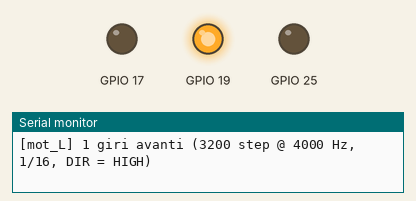
This sketch was run on a simulated ESP32. Shown: output pins drawn as LEDs (lit = HIGH), the last lines printed to the serial monitor. Pins used as bus, display or sensor lines are not drawn.

Above: at 1.2 s.
At 4.1 s:
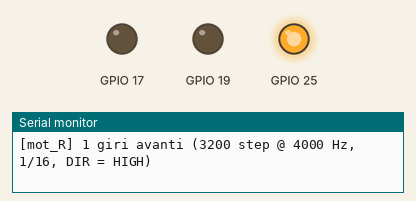
At 7.1 s:
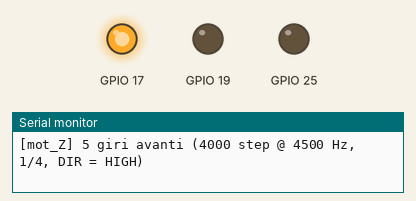
At 8.9 s:
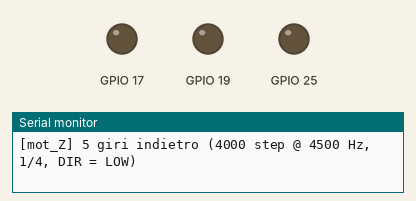
Timing chart, 0 to 12.5 s (numbered marks = the images above):
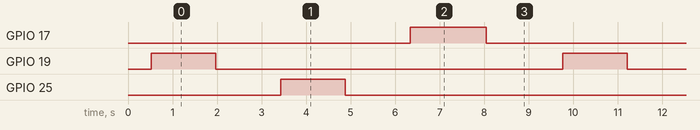

The sketch:

stepper.ino
```cpp
// Test controllo 3 motori stepper NEMA 17 (17HS19) con driver A4988 su ESP32
// Cablaggio e microstepping:
//   mot_L -> DIR: G19, STEP: G18 (1/16: MS1, MS2, MS3 = HIGH)
//   mot_R -> DIR: G25, STEP: G32 (1/16: MS1, MS2, MS3 = HIGH)
//   mot_Z -> DIR: G17, STEP: G5  (1/4:  MS2 = HIGH, MS1/MS3 = LOW)

#include <Arduino.h>

struct StepperMotor {
  const char* name;
  int dirPin;
  int stepPin;
  int microstepping;
  int turns;
  long minFreqHz;
  long maxFreqHz;
  long rampSteps;
};

constexpr StepperMotor mot_L = {"mot_L", 19, 18, 16, 1, 1500, 4000, 800};
constexpr StepperMotor mot_R = {"mot_R", 25, 32, 16, 1, 1500, 4000, 800};
constexpr StepperMotor mot_Z = {"mot_Z", 17,  5,  4, 5,  500, 4500, 600};

constexpr StepperMotor MOTORS[] = {mot_L, mot_R, mot_Z};

// Parametri motore e temporizzazione impulsi STEP
constexpr int FULL_STEPS_PER_REV       = 200; // 17HS19: 1.8 gradi/step -> 200 step/giro
constexpr long STEP_PULSE_US           = 2;   // A4988 richiede almeno 1 us HIGH
constexpr unsigned long PAUSE_BETWEEN_MS = 400; // Pausa tra cambi di direzione/motore

long stepsPerRev(const StepperMotor& motor) {
  return static_cast<long>(FULL_STEPS_PER_REV) * motor.microstepping;
}

void initMotor(const StepperMotor& motor) {
  pinMode(motor.dirPin, OUTPUT);
  pinMode(motor.stepPin, OUTPUT);
  digitalWrite(motor.dirPin, LOW);
  digitalWrite(motor.stepPin, LOW);
}

void rotateSteps(const StepperMotor& motor, long steps, bool clockwise) {
  digitalWrite(motor.dirPin, clockwise ? HIGH : LOW);
  delayMicroseconds(10); // Tempo di setup del segnale DIR prima del fronte STEP

  const long ramp = min(motor.rampSteps, steps / 2);
  const long startFreq = min(motor.minFreqHz, motor.maxFreqHz);
  const long freqSpan = motor.maxFreqHz - startFreq;

  for (long i = 0; i < steps; i++) {
    long freqHz = motor.maxFreqHz;

    if (ramp > 0 && freqSpan > 0) {
      if (i < ramp) {
        // Accelerazione con rampa lineare in frequenza
        freqHz = startFreq + (freqSpan * i) / ramp;
      } else if (i >= steps - ramp) {
        // Decelerazione
        const long remaining = steps - 1 - i;
        freqHz = startFreq + (freqSpan * remaining) / ramp;
      }
    }

    const long stepPeriodUs = 1000000L / freqHz;

    digitalWrite(motor.stepPin, HIGH);
    delayMicroseconds(STEP_PULSE_US);
    digitalWrite(motor.stepPin, LOW);

    const long lowDelayUs = stepPeriodUs - STEP_PULSE_US;
    if (lowDelayUs > 0) {
      delayMicroseconds(lowDelayUs);
    }
  }
}

void testMotorCycle(const StepperMotor& motor) {
  const long targetSteps = stepsPerRev(motor) * motor.turns;

  Serial.printf("[%s] %d giri avanti (%ld step @ %ld Hz, 1/%d, DIR = HIGH)\n",
                motor.name, motor.turns, targetSteps, motor.maxFreqHz, motor.microstepping);
  rotateSteps(motor, targetSteps, true);
  delay(PAUSE_BETWEEN_MS);

  Serial.printf("[%s] %d giri indietro (%ld step @ %ld Hz, 1/%d, DIR = LOW)\n",
                motor.name, motor.turns, targetSteps, motor.maxFreqHz, motor.microstepping);
  rotateSteps(motor, targetSteps, false);
  delay(PAUSE_BETWEEN_MS);
}

void setup() {
  Serial.begin(115200);
  for (const auto& motor : MOTORS) {
    initMotor(motor);
  }

  delay(500);
  Serial.println("Avvio test sequenziale 3 stepper (mot_L -> mot_R -> mot_Z)");
  for (const auto& motor : MOTORS) {
    Serial.printf("  %s: 1/%d (%ld step/giro) -> %d giri (%ld step) @ %ld Hz\n",
                  motor.name, motor.microstepping, stepsPerRev(motor),
                  motor.turns, stepsPerRev(motor) * motor.turns, motor.maxFreqHz);
  }
}

void loop() {
  for (const auto& motor : MOTORS) {
    testMotorCycle(motor);
  }
}
```

Measured:
- by itself, GPIO 17: alternates HIGH for 1.7 s and LOW for 7.5 s
- by itself, GPIO 19, GPIO 25: alternates HIGH for 1.5 s and LOW for 7.8 s
- by itself, everything shown: repeats every 9.2 s, in 6 steps
